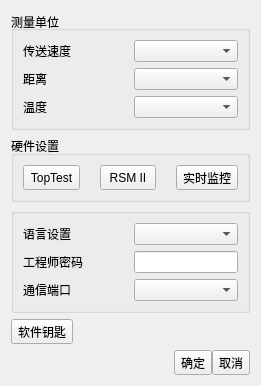
<?xml version="1.0" encoding="UTF-8"?>
<ui version="4.0">
 <class>DialogSystemSetting</class>
 <widget class="QWidget" name="DialogSystemSetting">
  <property name="geometry">
   <rect>
    <x>0</x>
    <y>0</y>
    <width>261</width>
    <height>333</height>
   </rect>
  </property>
  <property name="windowTitle">
   <string>系统设置</string>
  </property>
  <layout class="QGridLayout" name="gridLayout">
   <item row="4" column="0">
    <widget class="QToolButton" name="toolButton">
     <property name="text">
      <string>软件钥匙</string>
     </property>
    </widget>
   </item>
   <item row="6" column="0" colspan="3">
    <layout class="QHBoxLayout" name="horizontalLayout">
     <property name="spacing">
      <number>0</number>
     </property>
     <item>
      <spacer name="horizontalSpacer">
       <property name="orientation">
        <enum>Qt::Horizontal</enum>
       </property>
       <property name="sizeHint" stdset="0">
        <size>
         <width>40</width>
         <height>20</height>
        </size>
       </property>
      </spacer>
     </item>
     <item>
      <widget class="QToolButton" name="toolButton_OK">
       <property name="text">
        <string>确定</string>
       </property>
      </widget>
     </item>
     <item>
      <widget class="QToolButton" name="toolButton_Cancle">
       <property name="text">
        <string>取消</string>
       </property>
      </widget>
     </item>
    </layout>
   </item>
   <item row="1" column="0" colspan="3">
    <widget class="QGroupBox" name="groupBox_Hardware">
     <property name="maximumSize">
      <size>
       <width>16777215</width>
       <height>70</height>
      </size>
     </property>
     <property name="title">
      <string>硬件设置</string>
     </property>
     <property name="flat">
      <bool>true</bool>
     </property>
     <layout class="QGridLayout" name="gridLayout_2" columnstretch="0,0,0">
      <property name="horizontalSpacing">
       <number>20</number>
      </property>
      <item row="0" column="0">
       <widget class="QToolButton" name="toolButton_TopTest">
        <property name="sizePolicy">
         <sizepolicy hsizetype="Preferred" vsizetype="Expanding">
          <horstretch>0</horstretch>
          <verstretch>0</verstretch>
         </sizepolicy>
        </property>
        <property name="text">
         <string>TopTest</string>
        </property>
       </widget>
      </item>
      <item row="0" column="2">
       <widget class="QToolButton" name="toolButton_Monitor">
        <property name="sizePolicy">
         <sizepolicy hsizetype="Preferred" vsizetype="Expanding">
          <horstretch>0</horstretch>
          <verstretch>0</verstretch>
         </sizepolicy>
        </property>
        <property name="text">
         <string>实时监控</string>
        </property>
       </widget>
      </item>
      <item row="0" column="1">
       <widget class="QToolButton" name="toolButton_RSMII">
        <property name="sizePolicy">
         <sizepolicy hsizetype="Preferred" vsizetype="Expanding">
          <horstretch>0</horstretch>
          <verstretch>0</verstretch>
         </sizepolicy>
        </property>
        <property name="text">
         <string>RSM II</string>
        </property>
       </widget>
      </item>
     </layout>
    </widget>
   </item>
   <item row="0" column="0" colspan="3">
    <widget class="QGroupBox" name="groupBox_Unit">
     <property name="title">
      <string>测量单位</string>
     </property>
     <property name="alignment">
      <set>Qt::AlignLeading|Qt::AlignLeft|Qt::AlignVCenter</set>
     </property>
     <property name="flat">
      <bool>true</bool>
     </property>
     <layout class="QGridLayout" name="gridLayout_3">
      <property name="horizontalSpacing">
       <number>6</number>
      </property>
      <item row="1" column="0">
       <widget class="QLabel" name="label_2">
        <property name="text">
         <string>距离</string>
        </property>
       </widget>
      </item>
      <item row="0" column="1">
       <widget class="QComboBox" name="comboBox_Speed"/>
      </item>
      <item row="0" column="0">
       <widget class="QLabel" name="label">
        <property name="text">
         <string>传送速度</string>
        </property>
       </widget>
      </item>
      <item row="1" column="1">
       <widget class="QComboBox" name="comboBox_Length"/>
      </item>
      <item row="2" column="0">
       <widget class="QLabel" name="label_3">
        <property name="text">
         <string>温度</string>
        </property>
       </widget>
      </item>
      <item row="2" column="1">
       <widget class="QComboBox" name="comboBox_Temp"/>
      </item>
     </layout>
    </widget>
   </item>
   <item row="2" column="0" colspan="3">
    <widget class="QGroupBox" name="groupBox_Other">
     <property name="title">
      <string/>
     </property>
     <property name="flat">
      <bool>true</bool>
     </property>
     <layout class="QGridLayout" name="gridLayout_4" columnstretch="1,0,1">
      <item row="0" column="2">
       <widget class="QComboBox" name="comboBox_Lan"/>
      </item>
      <item row="1" column="2">
       <widget class="QLineEdit" name="lineEdit_passwd"/>
      </item>
      <item row="3" column="0">
       <widget class="QLabel" name="label_port">
        <property name="text">
         <string>通信端口</string>
        </property>
       </widget>
      </item>
      <item row="0" column="0">
       <widget class="QLabel" name="label_lan">
        <property name="text">
         <string>语言设置</string>
        </property>
       </widget>
      </item>
      <item row="1" column="0">
       <widget class="QLabel" name="label_passwd">
        <property name="text">
         <string>工程师密码</string>
        </property>
       </widget>
      </item>
      <item row="3" column="2">
       <widget class="QComboBox" name="comboBox_Port"/>
      </item>
     </layout>
    </widget>
   </item>
   <item row="5" column="0">
    <spacer name="verticalSpacer">
     <property name="orientation">
      <enum>Qt::Vertical</enum>
     </property>
     <property name="sizeHint" stdset="0">
      <size>
       <width>20</width>
       <height>40</height>
      </size>
     </property>
    </spacer>
   </item>
  </layout>
 </widget>
 <resources/>
 <connections/>
</ui>
